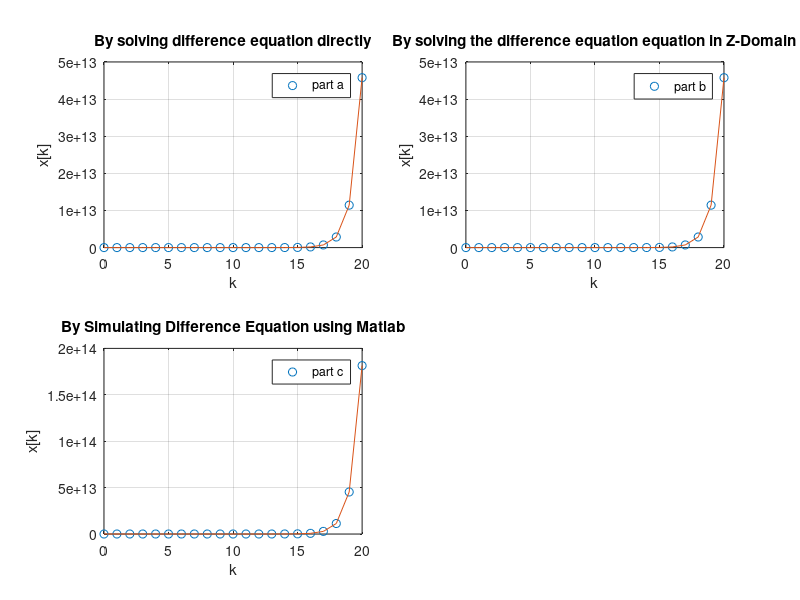

The MATLAB script that drew this image:
%% %%%%%%%%%%%%%%%% part a %%%%%%%%%%%%%%%%%%%%%%%
    i=1
    while i<21
        x(1)=0
        x_a(i+1)=-(189/4)*(3)^(i)+(376/9)*(4)^(i)+10*(2)^(i)+(1/6)*(i)+17/36
        i=i+1
    end
    v=[0 20 -1 1]
    axis(v)
    
    k=0:20
%% %%%%%%%%%%%%% end of part a %%%%%%%%%%%%%%%%%%%  
%% %%%%%%%%%%%%%%%% part b %%%%%%%%%%%%%%%%%%%%%%%
    i=1
    while i<21
        x(1)=0
        x_b(i+1)=-(189/4)*(3)^(i)+(376/9)*(4)^(i)+10*(2)^(i)+(1/6)*(i)+17/36
        i=i+1
    end
    v=[0 20 -1 1]
    axis(v)
    
    k=0:20
%% %%%%%%%%%%%%% end of part b %%%%%%%%%%%%%%%%%%%  
%% %%%%%%%%%%%%%%%% part c %%%%%%%%%%%%%%%%%%%%%%%   
    i=1
    x_c=zeros(1,3) % Initialize the array with k<0 values
    while i<21
        m=i+3
        x_c(m)=(7)*x_c(m-1)-(12)*x_c(m-2)+5*2^m+m
        i=i+1
    end
    x_c(1)=[] % Delete x[-3]
    x_c(1)=[] % Delete x[-2]
%% %%%%%%%%%%%%% end of part c %%%%%%%%%%%%%%%%%%% 
%% plot x_a
    subplot(2,2,1)
    v=[0 20 -1 1]
    axis(v)
    k=0:20
    plot(k,x_a,'o',k,x_a,'-')
    legend('part a')
    grid
    title('By solving difference equation directly')
    xlabel('k')
    ylabel('x[k]')
%% plot x_b
    subplot(2,2,2)
    v=[0 20 -1 1]
    axis(v)
    k=0:20
    plot(k,x_b,'o',k,x_b,'-')
    legend('part b')
    grid
    title('By solving the difference equation equation in Z-Domain')
    xlabel('k')
    ylabel('x[k]')
%% plot x_c
    subplot(2,2,3)
    v=[0 20 -1 1]
    axis(v)
    k=0:20
    plot(k,x_c,'o',k,x_c,'-')
    legend('part c')
    grid
    title('By Simulating Difference Equation using Matlab')
    xlabel('k')
    ylabel('x[k]')